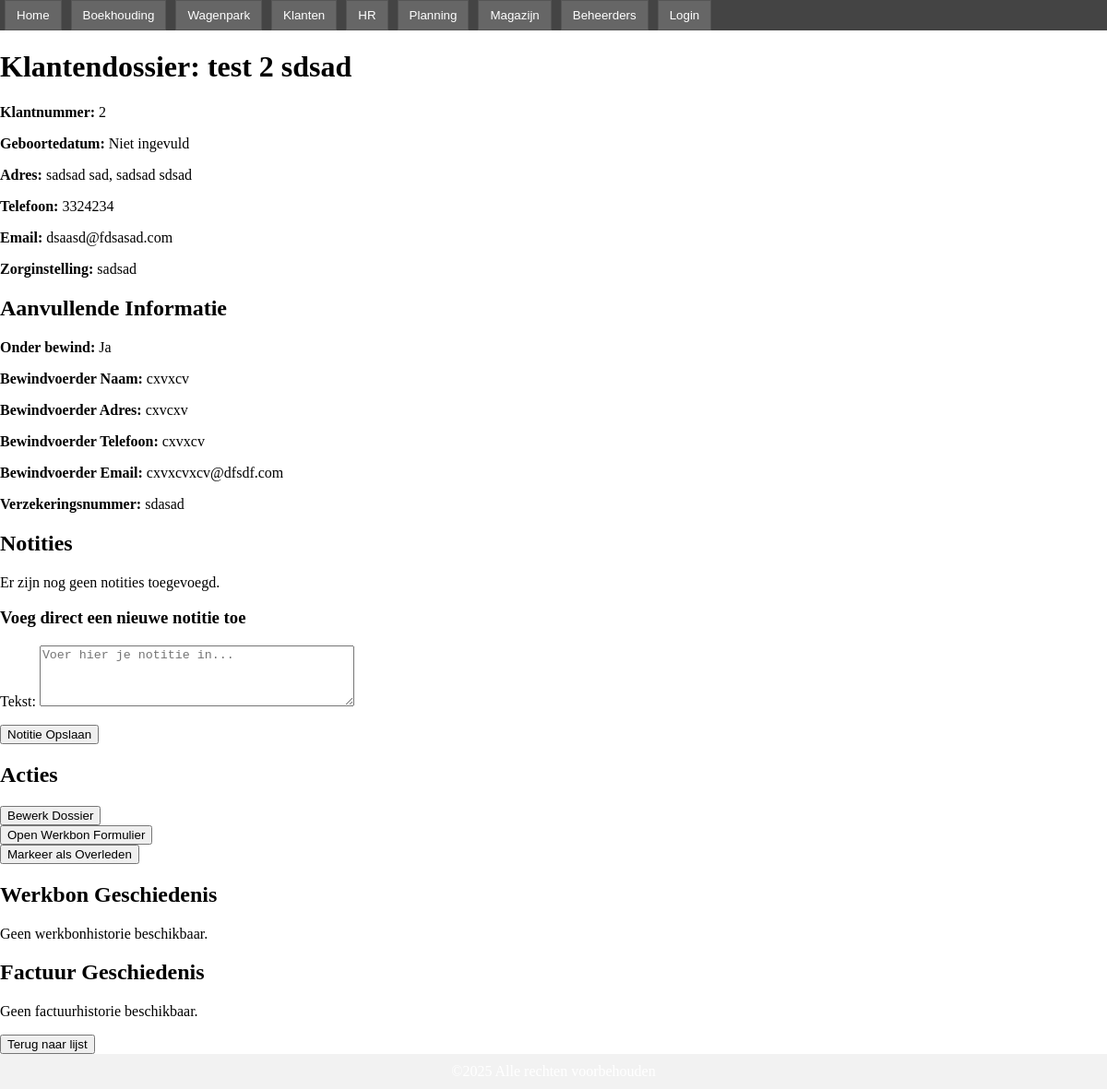
The page /klanten/dossier/2/ on the database its author committed.
### apps/klanten/models.py (models this page shows, shortened)
class KlantDossier(models.Model):
    klant = models.OneToOneField('Klant', on_delete=models.CASCADE, related_name='dossier')
    aangemaakt_op = models.DateTimeField(auto_now_add=True)

### apps/klanten/views.py (the view, shortened to what this page needs)
def dossier_detail(request, klantnummer):
    dossier = get_object_or_404(KlantDossier, klantnummer=klantnummer)
    note_form = KlantNotitieForm()
    return render(request, 'klanten/dossier_detail.html', {'dossier': dossier, 'note_form': note_form})

### apps/klanten/forms.py
class KlantNotitieForm(forms.ModelForm):
    class Meta:
        model = KlantNotitie
        fields = ['tekst']
        widgets = {
            'tekst': forms.Textarea(attrs={'rows': 4, 'cols': 40, 'placeholder': 'Voer hier je notitie in...'}),
        }

### templates/klanten/dossier_detail.html (shortened to what this page needs)
{% extends 'base.html' %}
{% block content %}
<h1>Klantendossier: {{ dossier.voornaam }} {{ dossier.achternaam }}</h1>
<section class="dossier-basic-info">
  <p><strong>Klantnummer:</strong> {{ dossier.klantnummer }}</p>
  <p><strong>Geboortedatum:</strong> {% if dossier.geboortedatum %}{{ dossier.geboortedatum|date:"d-m-Y" }}{% else %}Niet ingevuld{% endif %}</p>
  <p><strong>Adres:</strong> {{ dossier.straat }} {{ dossier.huisnummer }}, {{ dossier.postcode }} {{ dossier.woonplaats }}</p>
  <p><strong>Telefoon:</strong> {{ dossier.telefoonnummer }}</p>
  <p><strong>Email:</strong> {{ dossier.emailadres }}</p>
  <p><strong>Zorginstelling:</strong> {% if dossier.zorginstelling %}{{ dossier.zorginstelling }}{% else %}Niet van toepassing{% endif %}</p>
</section>
<section class="dossier-extra-info">
  <h2>Aanvullende Informatie</h2>
  <p><strong>Onder bewind:</strong> {{ dossier.onder_bewind|yesno:"Ja,Nee" }}</p>
  {% if dossier.onder_bewind %}
    <p><strong>Bewindvoerder Naam:</strong> {{ dossier.bewindvoerder_naam }}</p>
    <p><strong>Bewindvoerder Adres:</strong> {{ dossier.bewindvoerder_adres }}</p>
    <p><strong>Bewindvoerder Telefoon:</strong> {{ dossier.bewindvoerder_telefoon }}</p>
    <p><strong>Bewindvoerder Email:</strong> {{ dossier.bewindvoerder_email }}</p>
  {% endif %}
  <p><strong>Verzekeringsnummer:</strong> {{ dossier.verzekeringsnummer }}</p>
</section>
<section class="dossier-notities">
  <h2>Notities</h2>
  {% if dossier.notities.all %}
    <ul>
      {% for notitie in dossier.notities.all %}
        <li>
          {{ notitie.tekst }} <em>({{ notitie.created_at|date:"d-m-Y H:i" }})</em>
        </li>
      {% endfor %}
    </ul>
  {% else %}
    <p>Er zijn nog geen notities toegevoegd.</p>
  {% endif %}
  <h3>Voeg direct een nieuwe notitie toe</h3>
  <form method="post">
    {{ note_form.as_p }}
    <button type="submit" name="add_note" class="btn btn-success">Notitie Opslaan</button>
  </form>
</section>
<section class="dossier-actions">
  <h2>Acties</h2>
  <div>
    <button type="button" class="btn btn-info"
      onclick="location.href='{% url 'klanten:dossier_edit' dossier.klantnummer %}'">
      Bewerk Dossier
    </button>
  </div>
  <div>
    <button type="button" class="btn btn-primary"
      onclick="location.href='/planning/aanmaken/?dossier={{ dossier.klantnummer }}'">
      Open Werkbon Formulier
    </button>
  </div>
  <div>
    <form action="{% url 'klanten:mark_overleden' dossier.klantnummer %}" method="post" style="display:inline;">
      <button type="submit" class="btn btn-warning">
        Markeer als Overleden
      </button>
    </form>
  </div>
</section>
<section class="dossier-history">
  <h2>Werkbon Geschiedenis</h2>
  {% if dossier.werkbon_geschiedenis %}
    <ul>
      {% for wb in dossier.werkbon_geschiedenis %}
        <li>Werkbon ID: {{ wb.werkbon_id }} - Datum: {{ wb.datum }} - Status: {{ wb.status }}</li>
      {% endfor %}
    </ul>
  {% else %}
    <p>Geen werkbonhistorie beschikbaar.</p>
  {% endif %}
  <h2>Factuur Geschiedenis</h2>
  {% if dossier.factuur_geschiedenis %}
    <ul>
      {% for factuur in dossier.factuur_geschiedenis %}
        <li>Factuur ID: {{ factuur.factuur_id }} - Datum: {{ factuur.datum }} - Bedrag: {{ factuur.bedrag }}</li>
      {% endfor %}
    </ul>
  {% else %}
    <p>Geen factuurhistorie beschikbaar.</p>
  {% endif %}
</section>
<button type="button" class="btn btn-secondary"
  onclick="location.href='{% url 'klanten:dossier_list' %}'">
  Terug naar lijst
</button>
{% endblock %}

### templates/base.html (style rules this page uses)
html, body { height: 100%; margin: 0; padding: 0; }

### rows shown on the page
KlantDossier: voornaam "test 2", achternaam "sdsad", klantnummer "2", straat "sadsad", huisnummer "sad", postcode "sadsad", woonplaats "sdsad", telefoonnummer "3324234", emailadres "dsaasd@fdsasad.com", zorginstelling "sadsad", onder_bewind "Ja", bewindvoerder_naam "cxvxcv", bewindvoerder_adres "cxvcxv", bewindvoerder_telefoon "cxvxcv", bewindvoerder_email "cxvxcvxcv@dfsdf.com", verzekeringsnummer "sdasad"
